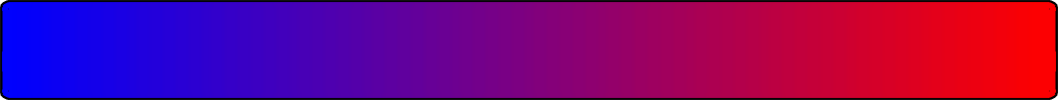
#> input picture bin/colormaps/resource/pymol_blue_red_spectrum.png, 1058 x 100 px
$ python crop_to_bounding_box.py ../colormaps/resource/pymol_blue_red_spectrum.png ../colormaps/resource/pymol_blue_white_magenta_spectrum.png   (Python 2 division)
#> lines starting #> are read from the running program, lines starting #| are printed output that depends on the picture
import sys
import os
from os.path import basename
from PIL import Image, ImageChops

# Usage:
# crop ./output/dimer_cavity_axial.png [reference file to use for bounding box]
# Pass the second argument when you need to crop multiple different images to the same size.

def get_bbox(im):
    bg = Image.new(im.mode, im.size, im.getpixel((0,0)))
    diff = ImageChops.difference(im, bg)
    diff = ImageChops.add(diff, diff, 2.0, -100)
    bbox = diff.getbbox()
    if bbox:
        return bbox

# [7 lines of commented-out code are left out]

def trim(im, bbox):
    if bbox:
        return im.crop(bbox)

input_file = sys.argv[1]
reference_file = ""

im = Image.open(input_file)
#> im is the input picture: PIL image 1058x100 RGBA; mean R, G, B, A 121.2, 0.1, 121.2, 254.5
print "Original size of " + input_file + ": "
print im.size
#| (1058, 100)

if len(sys.argv) > 2:
    reference_file = sys.argv[2]
    im_ref = Image.open(reference_file)
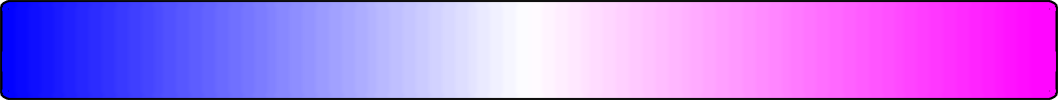
#> input picture bin/colormaps/resource/pymol_blue_white_magenta_spectrum.png, 1058 x 100 px
#> im_ref is the input picture: PIL image 1058x100 RGBA; mean R, G, B, A 182.5, 120.5, 243.6, 254.5
    bbox = get_bbox(im_ref)
#> in get_bbox, `diff = ImageChops.difference(im, bg)`:
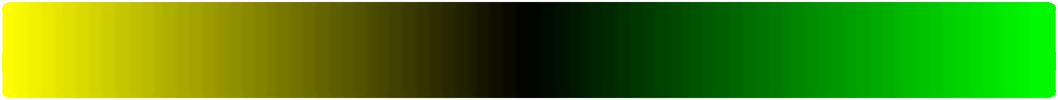
#> diff: PIL image 1058x100 RGBA; mean R, G, B, A 72.5, 134.5, 11.4, 254.5; transparent parts drawn white
#> in get_bbox, `diff = ImageChops.add(diff, diff, 2.0, -100)`:
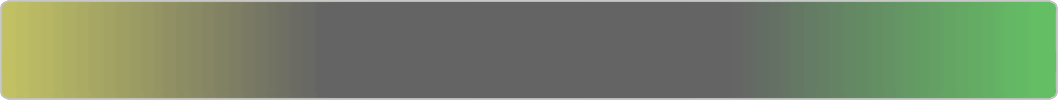
#> diff: PIL image 1058x100 RGBA; mean R, G, B, A 29.4, 52.8, 6.5, 154.5; transparent parts drawn white
#> in get_bbox, `bbox = diff.getbbox()`: bbox = (0, 0, 1058, 100)
#> bbox = (0, 0, 1058, 100)
else:
    bbox = get_bbox(im)

im2 = trim(im, bbox)
print "New size: "
print im2.size
#| (1058, 100)

head, tail = os.path.split(input_file)

new_filename = "./output/" + basename(os.path.splitext(input_file)[0]) + "_cropped" + os.path.splitext(input_file)[1]
im2.save(new_filename)


####################
# Simpler approach below does not work. Presumably PyMOL puts a non-zero value
# in the background pixels even when the alpha channel is set to 0.

# im = Image.open(input_file)
# print im.size
# # (364, 471)

# im.getbbox()
# # (64, 89, 278, 267)

# im2 = im.crop(im.getbbox())
# print im2.size
# # (214, 178)
####################
